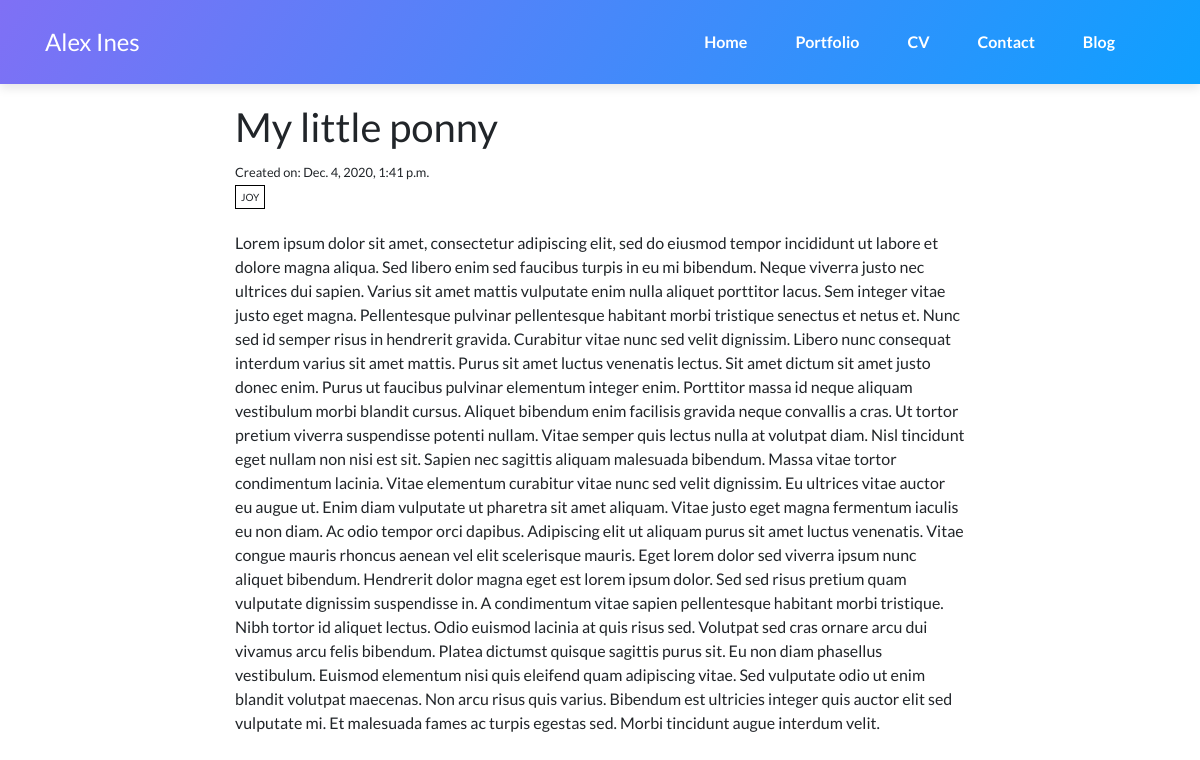
The page /blog/1 on the database its author committed.
### blog/models.py (models this page shows, shortened)
class Post(models.Model):
    title = models.CharField(max_length=255)
    body = RichTextField()
    last_modified = models.DateTimeField(auto_now=True)
    created_on = models.DateTimeField(auto_now_add=True)
    categories = models.ManyToManyField('Category', related_name='posts')

class Category(models.Model):
    name = models.CharField(max_length=20)
    class Meta:
        verbose_name_plural = "Categories"

### blog/views.py (the view)
# urls.py: path('<int:pk>', views.blog_post, name="blog_post")
def blog_post(request, pk):
    post = Post.objects.get(pk=pk)
    comments = Comment.objects.filter(post=post)
    context = {
        "post": post,
        "comments": comments,
    }
    return render(request, "blog/post.html", context)

### blog/templates/blog/post.html
{% extends 'base.html' %}
{% block content %}
    <main class="page">
     <article>
        <div class="container">
            <div class="row">
                <div class="col-md-10 col-lg-8 mx-auto">
                    <div class="heading">
                        <h1 class="blog-title">{{ post.title }}</h1>
                        <small>Created on: {{ post.created_on }}</small><br>
                        {% for category in post.categories.all %}
                            <span class="category">{{ category.name }}</span>
                        {% endfor %}
                    </div>
                    <br>
                    {{ post.body|safe }}
                </div>
            </div>
        </div>
    </article>
    </main>
{% endblock %}

### rows shown on the page
Post: title "My little ponny", created_on "Dec. 4, 2020, 1:41 p.m.", body "Lorem ipsum dolor sit amet, consectetur adipiscing elit, sed do eiusmod tempor incididunt ut labore et dolore magna aliqua. Sed libero enim sed faucibus turpis in eu mi bibendum. Neque viverra justo nec ultrices dui sapien. Varius sit amet mattis vulputate enim nulla aliquet porttitor lacus. Sem integer vitae justo eget magna. Pellentesque pulvinar pellentesque habitant morbi tristique senectus et netus et. Nunc sed id semper risus in hendrerit gravida. Curabitur vitae nunc sed velit dignissim. Libero nunc consequat interdum varius sit amet mattis. Purus sit amet luctus venenatis lectus. Sit amet dictum sit amet justo donec enim. Purus ut faucibus pulvinar elementum integer enim. Porttitor…"
Category: name "JOY"
